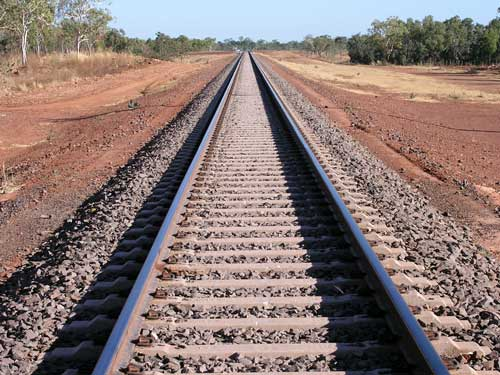
//> input picture Q2-HoughLines/track.jpg, 500 x 375 px
$ ./a2q2 track.jpg   (built with g++ and OpenCV 4)
//> lines starting //> are read from the running program, lines starting //| are printed output that depends on the picture; after the words box and inside, x2 and y2 are one past the last pixel; in counts of white or black regions, pixels touching at a corner belong together
#include "opencv2/core/core.hpp"
#include "opencv2/highgui/highgui.hpp"
#include "opencv2/imgproc/imgproc.hpp"
#include "opencv2/calib3d/calib3d.hpp"
#include <iostream>
#include <stdio.h>
#include <stdlib.h>
#include<fstream>

///////////
////
//// Usage notes: requires c++14
//// To compile: g++ -std=c++14 a2q2.cpp -o a2q2 `pkg-config --libs opencv`
////
//// openCV version used:
//// OpenCV version : 3.3.1
//// Major version : 3
//// Minor version : 3
//// Subminor version : 1
////

////PURPOSE
/*Write a program that finds Canny edges in the file tracks.jpg, and then finds lines
in these edges using the Hough transform. The easiest way to do this is to take the
programs edge.cpp and houghlines.cpp that are in the assignment files and then
combine them. The key parameter in edge detection is the edge threshold which
can be varied by the track bar as in edge.cpp (the other parameters worked fine for
me). Then for a given edge threshold find the lines in the resulting edges using the
Hough transform. Then draw these lines in the image as is done in the program
houghlines.cpp. Again, the Hough parameters in houghlines.cpp worked well for
me. The goal is to have as output an image similar to detected track_lines.jpg,
with between two and ten detected lines (no more or less). You should submit
your software along with the final output image. This is an exercise in adjusting
the Canny and Hough transform parameters to give the desired results.*/

int main(int argc, const char** argv){

    //cv::Mat used in transforms
    cv::Mat gray, edge, cedge, cdst;

    //Edge threshold that generated 8 lines for me
    int edgeThresh = 100;

    //Parse args and open file if valid
    if(argc < 2){
        std::cout << "Usage: ./a2q2 <filename>" << std::endl;
        exit(-1);
    }

    std::string filename = argv[1];

    cv::Mat image = cv::imread(filename, 1);
//> image is the input picture: 375 rows x 500 cols, CV_8UC3; mean B, G, R 116.4, 120.8, 138.9
    if(image.empty()) {
        std::cout << "Can not open " << filename << std::endl;
        exit(-2);
    } else{
        std::cout << "Attempting to find lines in image " << filename << std::endl;
    }

    //create a grayscale version of the image
    cedge.create(image.size(), image.type());
    cv::cvtColor(image, gray, cv::COLOR_BGR2GRAY);
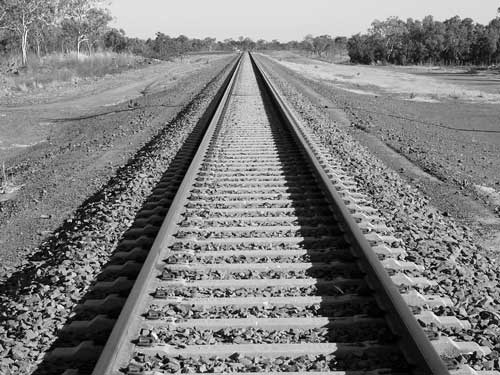
//> gray: 375 rows x 500 cols, CV_8UC1; min 0, max 253, mean 125.7

    // Window for edge map
    cv::namedWindow("Edge map", 1);

    // blur the grayscale image
    cv::blur(gray, edge, cv::Size(5,5));
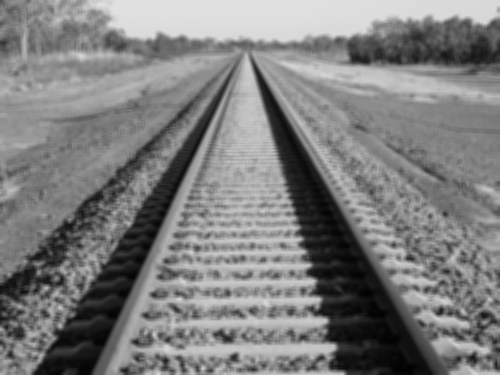
//> edge: 375 rows x 500 cols, CV_8UC1; min 1, max 226, mean 125.7

    // Run the edge detector on grayscale
    cv::Canny(edge, edge, edgeThresh, edgeThresh*3, 3);
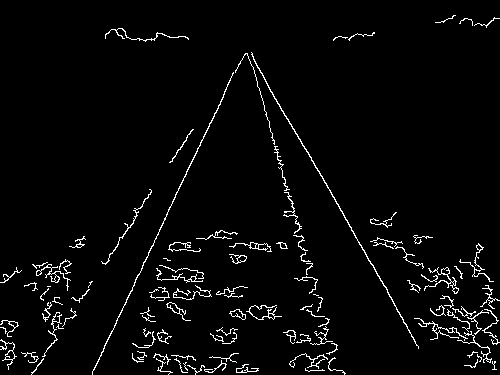
//> edge: 375 rows x 500 cols, CV_8UC1; 3.3% white in thin lines or dots
    cedge = cv::Scalar::all(0);
    image.copyTo(cedge, edge);
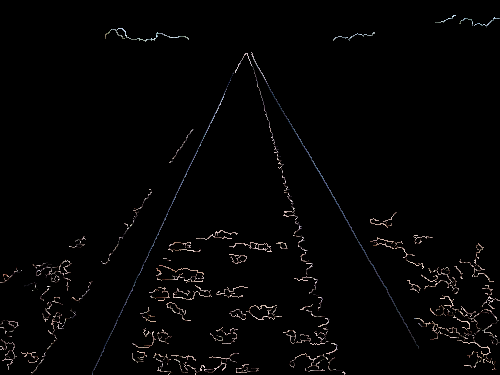
//> cedge: 375 rows x 500 cols, CV_8UC3; mean B, G, R 3.7, 3.7, 4.1

    //Apply the Hough transform to the Canny edges and display the number of lines on the console
    cv::cvtColor(edge, cdst, cv::COLOR_GRAY2BGR);
//> cdst: 375 rows x 500 cols, CV_8UC3; 3.3% white in thin lines or dots
    std::vector<cv::Vec2f> lines;
    cv::HoughLines(edge, lines, 1, CV_PI/180, 100, 0, 0 );
//> lines = 8 lines (rho, theta): [-190, 2.62], [241, 0.44], [243, 0.45], [-224, 2.86], [-185, 2.6], [231, 0.58], [-197, 2.64], [-227, 2.88]
    std::cout << "Hough Lines -- located " << lines.size() << " lines in image." << std::endl;
//| Hough Lines -- located 8 lines in image.

    //draw the Hough lines onto the source image
    for(size_t i = 0; i < lines.size(); i++){
        float rho = lines[i][0];
        float theta = lines[i][1];
        cv::Point pt1, pt2;
        double a = cos(theta), b = sin(theta);
        double x0 = a*rho, y0 = b*rho;
        pt1.x = cvRound(x0 + 1000*(-b));
        pt1.y = cvRound(y0 + 1000*(a));
        pt2.x = cvRound(x0 - 1000*(-b));
        pt2.y = cvRound(y0 - 1000*(a));
        cv::line( image, pt1, pt2, cv::Scalar(0,0,255), 3, CV_AA);
    }
//> this loop made 8 passes
//> (rho, theta, a, b, x0, y0) on passes 1 to 8: (-190, 2.62, -0.866, 0.5, 164.5, -95), (241, 0.436, 0.906, 0.423, 218.4, 101.9), (243, 0.454, 0.899, 0.438, 218.4, 106.5), (-224, 2.86, -0.961, 0.276, 215.3, -61.74), (-185, 2.6, -0.857, 0.515, 158.6, -95.28), (231, 0.576, 0.839, 0.545, 193.7, 125.8), (-197, 2.64, -0.875, 0.485, 172.3, -95.51), (-227, 2.88, -0.966, 0.259, 219.3, -58.75)
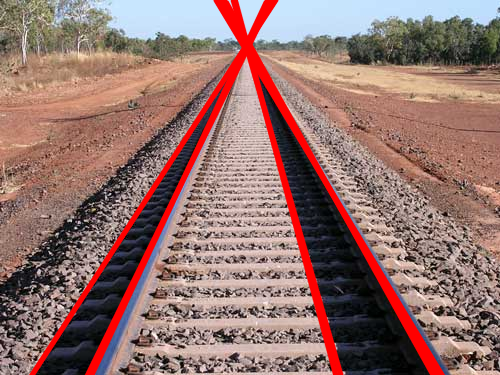
//> image: 375 rows x 500 cols, CV_8UC3; 7.16% of pixels changed, all inside (x1, y1, x2, y2) = (29, 0, 446, 375)

    //Display the results: edge map and Hough lines
    cv::imshow("source", image);
    cv::imshow("Edge map", cedge);

    cv::waitKey();

    //Write the tagged image to file
    std::string final_output_name = "Result--" + filename;
    cv::imwrite(final_output_name, image);

    return 0;
}
